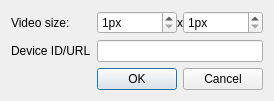
<?xml version="1.0" encoding="UTF-8"?>
<ui version="4.0">
 <class>DeviceDialog</class>
 <widget class="QDialog" name="DeviceDialog">
  <property name="windowModality">
   <enum>Qt::ApplicationModal</enum>
  </property>
  <property name="windowTitle">
   <string>Open Device</string>
  </property>
  <property name="windowIcon">
   <iconset resource="images.qrc">
    <normaloff>:/LiveCam.png</normaloff>:/LiveCam.png</iconset>
  </property>
  <layout class="QGridLayout" name="gridLayout">
   <item row="1" column="1">
    <widget class="QLineEdit" name="ledit_device"/>
   </item>
   <item row="1" column="0">
    <widget class="QLabel" name="lbl_device_source">
     <property name="text">
      <string>Device ID/URL</string>
     </property>
    </widget>
   </item>
   <item row="0" column="0">
    <widget class="QLabel" name="lbl_video_size">
     <property name="text">
      <string>Video size:</string>
     </property>
    </widget>
   </item>
   <item row="0" column="1">
    <layout class="QHBoxLayout" name="horizontalLayout">
     <property name="spacing">
      <number>0</number>
     </property>
     <item>
      <widget class="QSpinBox" name="spin_width">
       <property name="suffix">
        <string>px</string>
       </property>
       <property name="minimum">
        <number>1</number>
       </property>
       <property name="maximum">
        <number>4096</number>
       </property>
      </widget>
     </item>
     <item>
      <widget class="QLabel" name="label_3">
       <property name="sizePolicy">
        <sizepolicy hsizetype="Fixed" vsizetype="Preferred">
         <horstretch>0</horstretch>
         <verstretch>0</verstretch>
        </sizepolicy>
       </property>
       <property name="text">
        <string>x</string>
       </property>
      </widget>
     </item>
     <item>
      <widget class="QSpinBox" name="spin_height">
       <property name="suffix">
        <string>px</string>
       </property>
       <property name="minimum">
        <number>1</number>
       </property>
       <property name="maximum">
        <number>4096</number>
       </property>
      </widget>
     </item>
    </layout>
   </item>
   <item row="2" column="1">
    <widget class="QDialogButtonBox" name="buttonBox">
     <property name="orientation">
      <enum>Qt::Horizontal</enum>
     </property>
     <property name="standardButtons">
      <set>QDialogButtonBox::Cancel|QDialogButtonBox::Ok</set>
     </property>
    </widget>
   </item>
  </layout>
 </widget>
 <resources>
  <include location="icons.qrc"/>
  <include location="images.qrc"/>
 </resources>
 <connections>
  <connection>
   <sender>buttonBox</sender>
   <signal>accepted()</signal>
   <receiver>DeviceDialog</receiver>
   <slot>accept()</slot>
   <hints>
    <hint type="sourcelabel">
     <x>248</x>
     <y>254</y>
    </hint>
    <hint type="destinationlabel">
     <x>157</x>
     <y>274</y>
    </hint>
   </hints>
  </connection>
  <connection>
   <sender>buttonBox</sender>
   <signal>rejected()</signal>
   <receiver>DeviceDialog</receiver>
   <slot>reject()</slot>
   <hints>
    <hint type="sourcelabel">
     <x>316</x>
     <y>260</y>
    </hint>
    <hint type="destinationlabel">
     <x>286</x>
     <y>274</y>
    </hint>
   </hints>
  </connection>
 </connections>
</ui>
